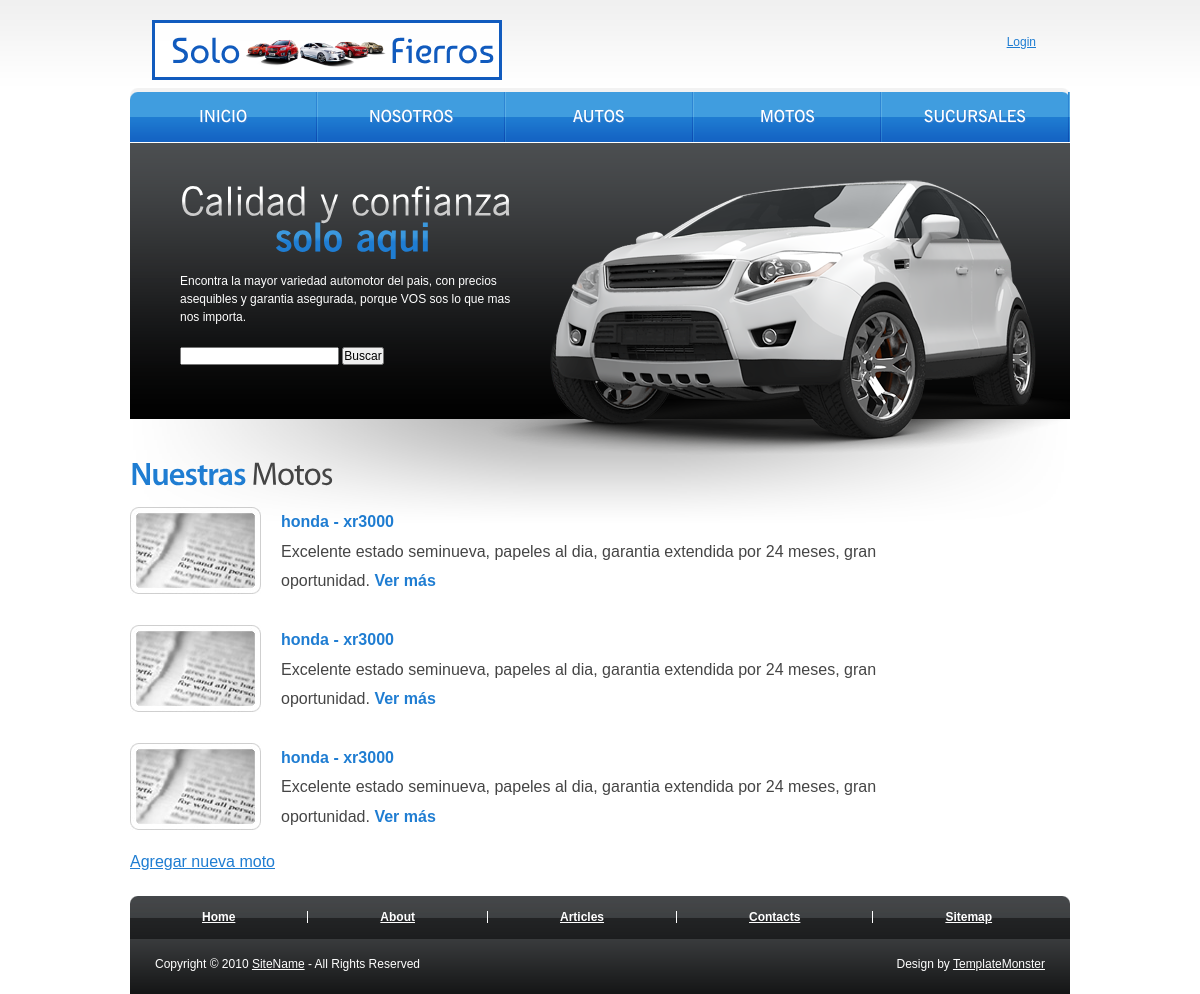
The page /main/motos/ on the database its author committed.
### MainApp/models.py (models this page shows)
class Moto(models.Model):
    modelo = models.CharField(max_length=50)
    marca = models.CharField(max_length=50)
    fecha_fabricacion = models.DateField()
    descripcion = models.TextField(max_length=1000)
    precio = models.IntegerField()
    def __str__(self):
        return f"{self.marca} -  {self.modelo}"

### MainApp/views.py (the view)
# urls.py: path("motos/", Motos.as_view(), name="motos"),
class Motos(ListView):
    model = Moto
    template_name = "MainApp/motos.html"

### MainApp/templates/MainApp/motos.html
{% extends "MainApp/index.html" %}
{% load static %}
{% block contenido %}
    <div class="indent">
      <div class="wrapper">
        <div class="col-1">
          <h3 style="margin-top: 35px;"><b>Nuestras</b> Motos</h3>
          <ul class="list">
              {% for motos in object_list %}
              <li><img src="{% static 'MainApp/images/3page-img1.jpg' %}" alt="" /><a href="#">{{motos}}</a><br/>{{motos.descripcion}} <a href="#">Ver más</a></li><br>
              {% endfor %}
          </ul>
        </div>
      </div>
    </div>
    <p><a href="{% url 'motos-nuevo' %}"> Agregar nueva moto </a></p>
{% endblock %}

### MainApp/static/MainApp/css/style.css (style rules this page uses)
* { margin:0; padding:0; }
html { min-width:940px; }
body { background:url(../images/tail-top.gif) repeat-x left top #fff; font-family:Tahoma, Arial, helvetica, sans-serif; font-size:100%; line-height:1em; color:#454545; min-width:940px; }
p { margin:0; padding:0; }
img { border:0; vertical-align:top; text-align:left; }
ul, ol { list-style:none; }
.col-1, .col-2, .col-3 { float:left; }
.wrapper { width:100%; overflow:hidden; }
.list { margin-top:-14px; }
.list li { line-height:1.83em; width:100%; overflow:hidden; vertical-align:top; padding-top:14px; }
.list li img { float:left; margin-right:20px; }
.list li a { font-weight:bold; text-decoration:none; }
p { line-height:1.83em; margin-bottom:20px; }
a { color:#1f7dd2; outline:none; }
h3 { font-size:32px; line-height:1.2em; letter-spacing:-1px; margin-bottom:15px; }
h3 b, h4 b { color:#1f7dd2; }
a { outline:none; }

### rows shown on the page
Moto: descripcion "Excelente estado seminueva, papeles al dia, garantia extendida por 24 meses, gran oportunidad."
Moto: marca+modelo "honda - xr3000", descripcion "Excelente estado seminueva, papeles al dia, garantia extendida por 24 meses, gran oportunidad."
Moto: marca+modelo "honda - xr3000", descripcion "Excelente estado seminueva, papeles al dia, garantia extendida por 24 meses, gran oportunidad."
